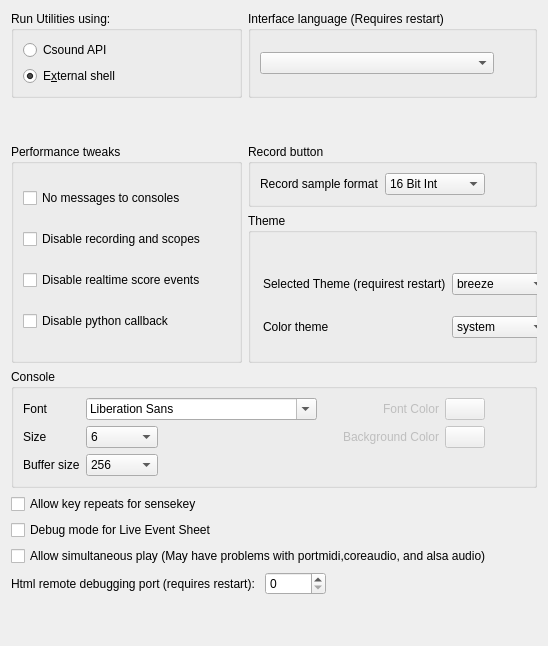
         <widget class="QWidget" name="tab">
          <attribute name="title">
           <string>General</string>
          </attribute>
          <layout class="QGridLayout" name="gridLayout_3">
           <item row="5" column="0" colspan="2">
            <layout class="QVBoxLayout" name="verticalLayout_3">
             <item>
              <widget class="QCheckBox" name="keyRepeatCheckBox">
               <property name="text">
                <string>Allow key repeats for sensekey</string>
               </property>
              </widget>
             </item>
             <item>
              <widget class="QCheckBox" name="debugLiveEventsCheckBox">
               <property name="text">
                <string>Debug mode for Live Event Sheet</string>
               </property>
              </widget>
             </item>
             <item>
              <widget class="QCheckBox" name="simultaneousCheckBox">
               <property name="layoutDirection">
                <enum>Qt::LeftToRight</enum>
               </property>
               <property name="text">
                <string>Allow simultaneous play (May have problems with portmidi,coreaudio, and alsa audio) </string>
               </property>
              </widget>
             </item>
            </layout>
           </item>
           <item row="2" column="0" rowspan="2">
            <widget class="QGroupBox" name="groupBox_14">
             <property name="title">
              <string>Performance tweaks</string>
             </property>
             <layout class="QVBoxLayout" name="verticalLayout_4">
              <item>
               <layout class="QVBoxLayout" name="verticalLayout_5">
                <item>
                 <widget class="QCheckBox" name="noMessagesCheckBox">
                  <property name="text">
                   <string>No messages to consoles</string>
                  </property>
                 </widget>
                </item>
                <item>
                 <widget class="QCheckBox" name="noBufferCheckBox">
                  <property name="text">
                   <string>Disable recording and scopes</string>
                  </property>
                 </widget>
                </item>
                <item>
                 <widget class="QCheckBox" name="noEventsCheckBox">
                  <property name="text">
                   <string>Disable realtime score events</string>
                  </property>
                 </widget>
                </item>
                <item>
                 <widget class="QCheckBox" name="noPythonCheckBox">
                  <property name="text">
                   <string>Disable python callback</string>
                  </property>
                 </widget>
                </item>
                <item>
                 <spacer name="horizontalSpacer_22">
                  <property name="orientation">
                   <enum>Qt::Horizontal</enum>
                  </property>
                  <property name="sizeHint" stdset="0">
                   <size>
                    <width>40</width>
                    <height>4</height>
                   </size>
                  </property>
                 </spacer>
                </item>
               </layout>
              </item>
             </layout>
            </widget>
           </item>
           <item row="8" column="0" rowspan="2" colspan="2">
            <layout class="QHBoxLayout" name="horizontalLayout_9">
             <item>
              <widget class="QLabel" name="label_40">
               <property name="text">
                <string>Html remote debugging port (requires restart): </string>
               </property>
              </widget>
             </item>
             <item>
              <widget class="QSpinBox" name="debugPortSpinBox">
               <property name="maximum">
                <number>65536</number>
               </property>
              </widget>
             </item>
             <item>
              <spacer name="horizontalSpacer_12">
               <property name="orientation">
                <enum>Qt::Horizontal</enum>
               </property>
               <property name="sizeHint" stdset="0">
                <size>
                 <width>40</width>
                 <height>20</height>
                </size>
               </property>
              </spacer>
             </item>
            </layout>
           </item>
           <item row="2" column="1">
            <widget class="QGroupBox" name="groupBox_9">
             <property name="title">
              <string>Record button</string>
             </property>
             <layout class="QVBoxLayout" name="verticalLayout_9">
              <item>
               <layout class="QHBoxLayout" name="horizontalLayout_12">
                <item>
                 <widget class="QLabel" name="label_21">
                  <property name="toolTip">
                   <string>&lt;html&gt;&lt;head/&gt;&lt;body&gt;&lt;p&gt;Format of the generated sound file when recording via the recording button in CsoundQT. &lt;span style=&quot; font-weight:600;&quot;&gt;This is NOT the same as offline rendering. &lt;/span&gt;&lt;/p&gt;&lt;/body&gt;&lt;/html&gt;</string>
                  </property>
                  <property name="text">
                   <string>Record sample format</string>
                  </property>
                 </widget>
                </item>
                <item>
                 <widget class="QComboBox" name="sampleFormatComboBox">
                  <property name="minimumSize">
                   <size>
                    <width>100</width>
                    <height>0</height>
                   </size>
                  </property>
                  <property name="maximumSize">
                   <size>
                    <width>16777215</width>
                    <height>16777215</height>
                   </size>
                  </property>
                  <property name="toolTip">
                   <string>&lt;html&gt;&lt;head/&gt;&lt;body&gt;&lt;p&gt;Format of the generated sound file when recording via the recording button in CsoundQT. &lt;span style=&quot; font-weight:600;&quot;&gt;This is NOT the same as offline rendering. &lt;/span&gt;&lt;/p&gt;&lt;/body&gt;&lt;/html&gt;</string>
                  </property>
                  <item>
                   <property name="text">
                    <string>16 Bit Int</string>
                   </property>
                  </item>
                  <item>
                   <property name="text">
                    <string>24 Bit Int</string>
                   </property>
                  </item>
                  <item>
                   <property name="text">
                    <string>32 bit float</string>
                   </property>
                  </item>
                 </widget>
                </item>
                <item>
                 <spacer name="horizontalSpacer_7">
                  <property name="orientation">
                   <enum>Qt::Horizontal</enum>
                  </property>
                  <property name="sizeHint" stdset="0">
                   <size>
                    <width>40</width>
                    <height>20</height>
                   </size>
                  </property>
                 </spacer>
                </item>
               </layout>
              </item>
             </layout>
            </widget>
           </item>
           <item row="0" column="1">
            <widget class="QGroupBox" name="groupBox_13">
             <property name="title">
              <string>Interface language (Requires restart)</string>
             </property>
             <layout class="QVBoxLayout" name="verticalLayout_7">
              <item>
               <widget class="QComboBox" name="languageComboBox">
                <property name="maximumSize">
                 <size>
                  <width>234</width>
                  <height>16777215</height>
                 </size>
                </property>
               </widget>
              </item>
             </layout>
            </widget>
           </item>
           <item row="11" column="0">
            <spacer name="verticalSpacer_3">
             <property name="orientation">
              <enum>Qt::Vertical</enum>
             </property>
             <property name="sizeHint" stdset="0">
              <size>
               <width>20</width>
               <height>40</height>
              </size>
             </property>
            </spacer>
           </item>
           <item row="3" column="1">
            <widget class="QGroupBox" name="groupBox">
             <property name="minimumSize">
              <size>
               <width>0</width>
               <height>150</height>
              </size>
             </property>
             <property name="title">
              <string>Theme</string>
             </property>
             <widget class="QWidget" name="layoutWidget">
              <property name="geometry">
               <rect>
                <x>15</x>
                <y>45</y>
                <width>503</width>
                <height>96</height>
               </rect>
              </property>
              <layout class="QGridLayout" name="gridLayout_16">
               <item row="0" column="1">
                <widget class="QComboBox" name="themeComboBox">
                 <item>
                  <property name="text">
                   <string>breeze</string>
                  </property>
                 </item>
                 <item>
                  <property name="text">
                   <string>breeze-dark</string>
                  </property>
                 </item>
                 <item>
                  <property name="text">
                   <string>boring</string>
                  </property>
                 </item>
                 <item>
                  <property name="text">
                   <string>fun</string>
                  </property>
                 </item>
                </widget>
               </item>
               <item row="1" column="0">
                <widget class="QLabel" name="label_42">
                 <property name="text">
                  <string>Color theme</string>
                 </property>
                </widget>
               </item>
               <item row="1" column="1">
                <widget class="QComboBox" name="colorSchemeComboBox">
                 <item>
                  <property name="text">
                   <string>system</string>
                  </property>
                 </item>
                 <item>
                  <property name="text">
                   <string>light</string>
                  </property>
                 </item>
                 <item>
                  <property name="text">
                   <string>dark</string>
                  </property>
                 </item>
                </widget>
               </item>
               <item row="0" column="0">
                <widget class="QLabel" name="label_31">
                 <property name="text">
                  <string>Selected Theme (requirest restart)</string>
                 </property>
                 <property name="alignment">
                  <set>Qt::AlignLeading|Qt::AlignLeft|Qt::AlignVCenter</set>
                 </property>
                </widget>
               </item>
               <item row="0" column="2">
                <spacer name="horizontalSpacer_20">
                 <property name="orientation">
                  <enum>Qt::Horizontal</enum>
                 </property>
                 <property name="sizeHint" stdset="0">
                  <size>
                   <width>40</width>
                   <height>20</height>
                  </size>
                 </property>
                </spacer>
               </item>
              </layout>
             </widget>
            </widget>
           </item>
           <item row="4" column="0" colspan="2">
            <widget class="QGroupBox" name="groupBox_6">
             <property name="title">
              <string>Console</string>
             </property>
             <layout class="QGridLayout" name="gridLayout_4">
              <item row="0" column="0">
               <layout class="QGridLayout" name="consoleFontLayout">
                <item row="2" column="0">
                 <widget class="QLabel" name="label_27">
                  <property name="text">
                   <string>Buffer size</string>
                  </property>
                 </widget>
                </item>
                <item row="1" column="2">
                 <spacer name="horizontalSpacer_19">
                  <property name="orientation">
                   <enum>Qt::Horizontal</enum>
                  </property>
                  <property name="sizeHint" stdset="0">
                   <size>
                    <width>40</width>
                    <height>20</height>
                   </size>
                  </property>
                 </spacer>
                </item>
                <item row="0" column="0">
                 <widget class="QLabel" name="label_11">
                  <property name="text">
                   <string>Font</string>
                  </property>
                 </widget>
                </item>
                <item row="2" column="1">
                 <widget class="QComboBox" name="consoleBufferComboBox">
                  <property name="sizePolicy">
                   <sizepolicy hsizetype="Minimum" vsizetype="Fixed">
                    <horstretch>0</horstretch>
                    <verstretch>0</verstretch>
                   </sizepolicy>
                  </property>
                  <property name="maximumSize">
                   <size>
                    <width>80</width>
                    <height>16777215</height>
                   </size>
                  </property>
                  <item>
                   <property name="text">
                    <string>256</string>
                   </property>
                  </item>
                  <item>
                   <property name="text">
                    <string>1024</string>
                   </property>
                  </item>
                  <item>
                   <property name="text">
                    <string>No limit</string>
                   </property>
                  </item>
                 </widget>
                </item>
                <item row="1" column="1">
                 <widget class="QComboBox" name="consoleFontSizeComboBox">
                  <property name="maximumSize">
                   <size>
                    <width>80</width>
                    <height>16777215</height>
                   </size>
                  </property>
                  <property name="currentIndex">
                   <number>0</number>
                  </property>
                  <item>
                   <property name="text">
                    <string>6</string>
                   </property>
                  </item>
                  <item>
                   <property name="text">
                    <string>8</string>
                   </property>
                  </item>
                  <item>
                   <property name="text">
                    <string>9</string>
                   </property>
                  </item>
                  <item>
                   <property name="text">
                    <string>10</string>
                   </property>
                  </item>
                  <item>
                   <property name="text">
                    <string>11</string>
                   </property>
                  </item>
                  <item>
                   <property name="text">
                    <string>12</string>
                   </property>
                  </item>
                  <item>
                   <property name="text">
                    <string>14</string>
                   </property>
                  </item>
                  <item>
                   <property name="text">
                    <string>18</string>
                   </property>
                  </item>
                  <item>
                   <property name="text">
                    <string>20</string>
                   </property>
                  </item>
                  <item>
                   <property name="text">
                    <string>24</string>
                   </property>
                  </item>
                  <item>
                   <property name="text">
                    <string>30</string>
                   </property>
                  </item>
                  <item>
                   <property name="text">
                    <string>36</string>
                   </property>
                  </item>
                  <item>
                   <property name="text">
                    <string>48</string>
                   </property>
                  </item>
                 </widget>
                </item>
                <item row="1" column="0">
                 <widget class="QLabel" name="label_15">
                  <property name="text">
                   <string>Size</string>
                  </property>
                 </widget>
                </item>
                <item row="1" column="3">
                 <spacer name="horizontalSpacer_3">
                  <property name="orientation">
                   <enum>Qt::Horizontal</enum>
                  </property>
                  <property name="sizeType">
                   <enum>QSizePolicy::Fixed</enum>
                  </property>
                  <property name="sizeHint" stdset="0">
                   <size>
                    <width>20</width>
                    <height>20</height>
                   </size>
                  </property>
                 </spacer>
                </item>
                <item row="0" column="1" colspan="2">
                 <widget class="QFontComboBox" name="consoleFontComboBox"/>
                </item>
                <item row="1" column="5">
                 <widget class="QPushButton" name="consoleBgColorPushButton">
                  <property name="enabled">
                   <bool>false</bool>
                  </property>
                  <property name="text">
                   <string/>
                  </property>
                 </widget>
                </item>
                <item row="0" column="5">
                 <widget class="QPushButton" name="consoleFontColorPushButton">
                  <property name="enabled">
                   <bool>false</bool>
                  </property>
                  <property name="text">
                   <string/>
                  </property>
                 </widget>
                </item>
                <item row="1" column="4">
                 <widget class="QLabel" name="label_24">
                  <property name="enabled">
                   <bool>false</bool>
                  </property>
                  <property name="text">
                   <string>Background Color</string>
                  </property>
                  <property name="alignment">
                   <set>Qt::AlignRight|Qt::AlignTrailing|Qt::AlignVCenter</set>
                  </property>
                 </widget>
                </item>
                <item row="0" column="4">
                 <widget class="QLabel" name="label_23">
                  <property name="enabled">
                   <bool>false</bool>
                  </property>
                  <property name="text">
                   <string>Font Color</string>
                  </property>
                  <property name="alignment">
                   <set>Qt::AlignRight|Qt::AlignTrailing|Qt::AlignVCenter</set>
                  </property>
                 </widget>
                </item>
               </layout>
              </item>
              <item row="0" column="1">
               <spacer name="horizontalSpacer_18">
                <property name="orientation">
                 <enum>Qt::Horizontal</enum>
                </property>
                <property name="sizeHint" stdset="0">
                 <size>
                  <width>40</width>
                  <height>20</height>
                 </size>
                </property>
               </spacer>
              </item>
             </layout>
            </widget>
           </item>
           <item row="0" column="0">
            <widget class="QGroupBox" name="groupBox_8">
             <property name="title">
              <string>Run Utilities using:</string>
             </property>
             <layout class="QVBoxLayout" name="verticalLayout_6">
              <item>
               <layout class="QVBoxLayout" name="layout14">
                <item>
                 <widget class="QRadioButton" name="ApiRadioButton">
                  <property name="text">
                   <string>Csound API</string>
                  </property>
                 </widget>
                </item>
                <item>
                 <widget class="QRadioButton" name="ExternalRadioButton">
                  <property name="text">
                   <string>E&amp;xternal shell</string>
                  </property>
                  <property name="checked">
                   <bool>true</bool>
                  </property>
                 </widget>
                </item>
               </layout>
              </item>
             </layout>
            </widget>
           </item>
           <item row="1" column="0">
            <spacer name="verticalSpacer_4">
             <property name="orientation">
              <enum>Qt::Vertical</enum>
             </property>
             <property name="sizeHint" stdset="0">
              <size>
               <width>20</width>
               <height>40</height>
              </size>
             </property>
            </spacer>
           </item>
          </layout>
         </widget>
